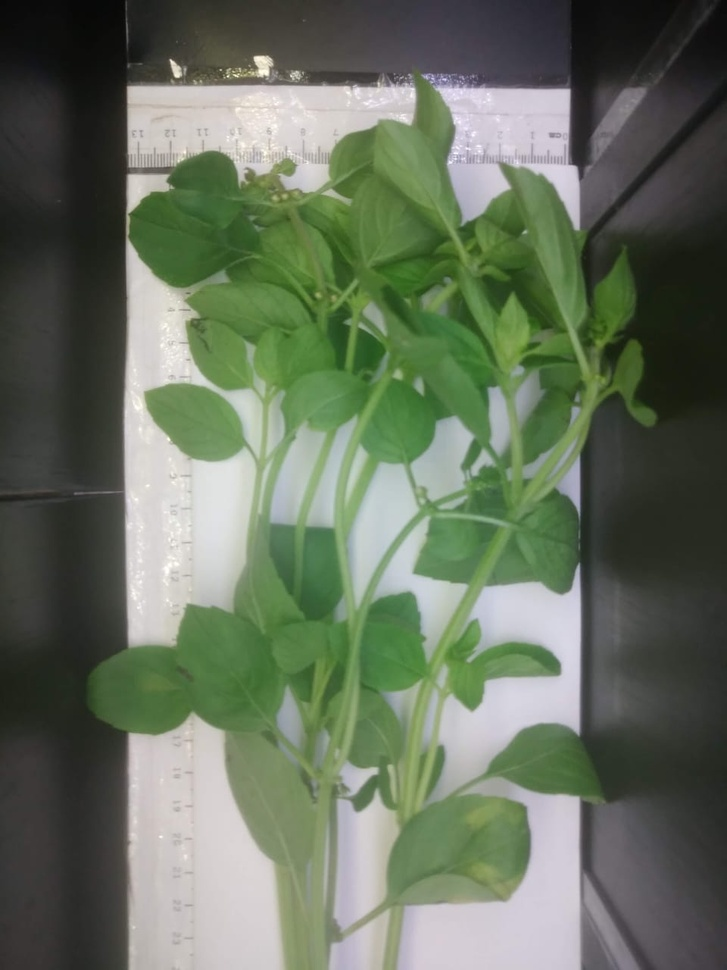
#> input picture exemplo1.jpg, 727 x 970 px, shrunk from 960 x 1280 before the run
$ python 'Segmentação de cores_v5.py'
#> lines starting #> are read from the running program, lines starting #| are printed output that depends on the picture; after the words box and inside, x2 and y2 are one past the last pixel; in counts of white or black regions, pixels touching at a corner belong together
import cv2 as cv
import numpy as np
import matplotlib.pyplot as plt
import os


def main():
    #   Recebe das imagens
    str_img1 = input("Insira o nome da imagem a ser analisada: ")
#> the answer given: exemplo1.jpg
    img1 = cv.imread(str_img1)
#> img1 is the input picture: shape (970, 727, 3); mean B, G, R 94.3, 112.8, 102.2

    #   Copia das imagens para futura edicao
    img1_cp = img1.copy()  # copia da imagem 1

    #   Transforma imagem do espaço BGR em HSV
    hsv1 = cv.cvtColor(img1, cv.COLOR_BGR2HSV)
#> hsv1: shape (970, 727, 3); mean H, S, V 56.1, 52, 114.9

    # Faixa superior e inferior de verde claro
    lowerVc = np.array([35, 60, 130])
    upperVc = np.array([70, 255, 255])
    # Faixa superior e inferior de verde escuro
    lowerVe = np.array([35, 60, 35])
    upperVe = np.array([70, 255, 130])
    # Faixa superior e inferior de amarelo
    lowerAmc = np.array([25, 80, 100])
    upperAmc = np.array([35, 255, 255])
    # Faixa superior e inferior de marrom
    lowerMar = np.array([25, 80, 30])
    upperMar = np.array([35, 255, 100])
    # Faixa superior e inferior de branco
    lowerBra = np.array([0, 0, 60])
    upperBra = np.array([255, 100, 255])

    # Cria mascaras de cada faixa de cor para imagem 1
    maskVc1 = cv.inRange(hsv1, lowerVc, upperVc)  # Faixa de verde claro
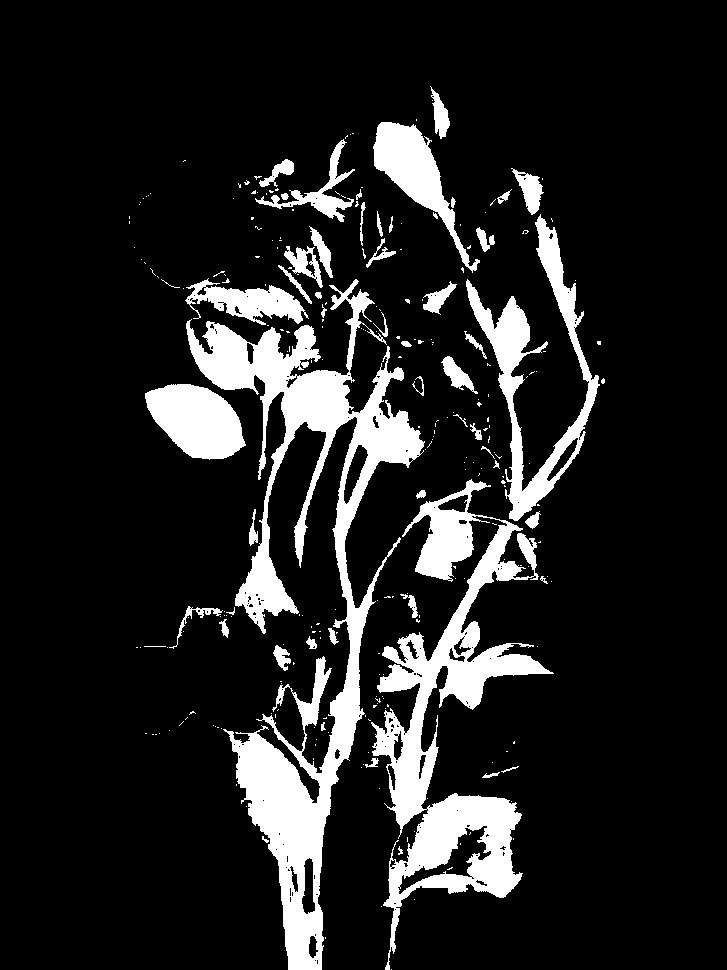
#> maskVc1: shape (970, 727); 13.2% white; 270 white regions (216 under 20 px), largest, box (x1, y1, x2, y2) and area: (186, 279, 425, 970) 36943, (371, 479, 554, 970) 25479, (466, 214, 600, 521) 8708
    maskAmc1 = cv.inRange(hsv1, lowerAmc, upperAmc)  # Faixa de amarelo
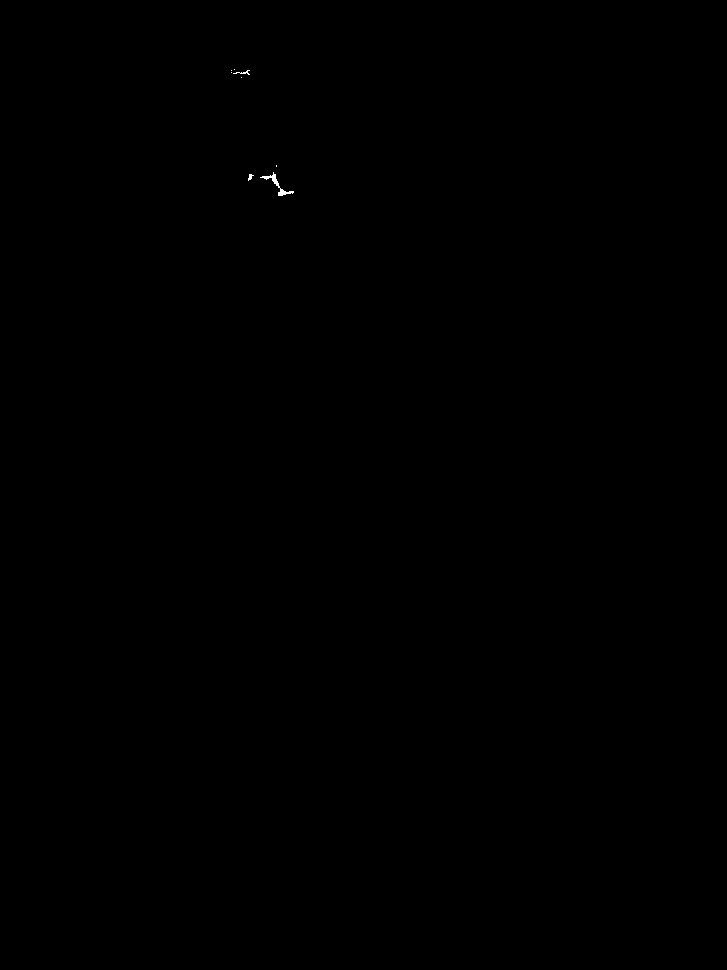
#> maskAmc1: shape (970, 727); 0.03% white; 8 white regions (5 under 20 px), largest, box (x1, y1, x2, y2) and area: (260, 172, 294, 196) 146, (233, 70, 250, 75) 29, (248, 174, 254, 181) 22
    maskVe1 = cv.inRange(hsv1, lowerVe, upperVe)  # Faixa de verde escuro
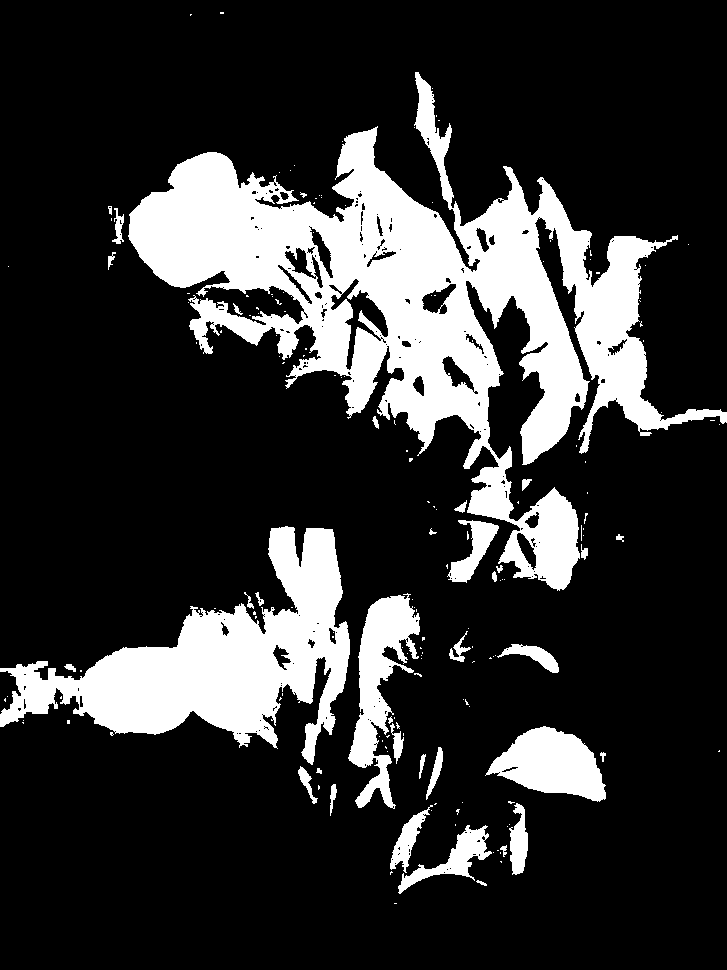
#> maskVe1: shape (970, 727); 20.1% white; 173 white regions (137 under 20 px), largest, box (x1, y1, x2, y2) and area: (128, 72, 727, 591) 89559, (0, 526, 350, 765) 32121, (348, 593, 420, 809) 6542
    maskMar1 = cv.inRange(hsv1, lowerMar, upperMar)  # Faixa de marrom
#> maskMar1: shape (970, 727); 0.01% white in thin lines or dots, all inside (x1, y1, x2, y2) = (81, 69, 666, 712)
    maskBra1 = cv.inRange(hsv1, lowerBra, upperBra)  # Faixa de marrom
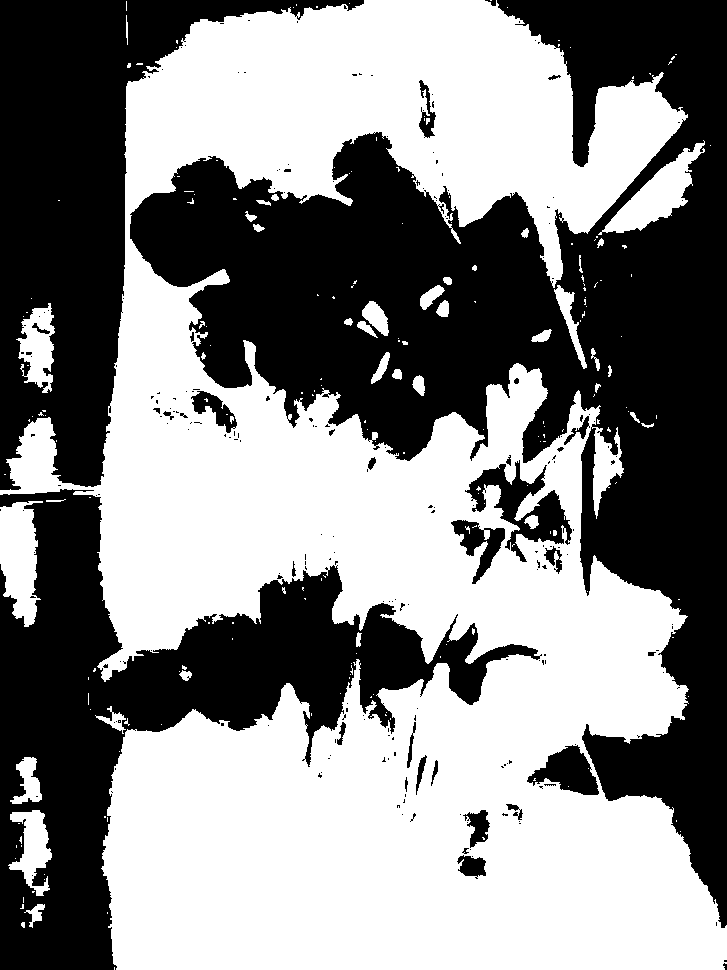
#> maskBra1: shape (970, 727); 53% white; 226 black regions (192 under 20 px), largest, box (x1, y1, x2, y2) and area: (130, 0, 727, 928) 181882, (0, 489, 542, 970) 77807, (0, 0, 364, 490) 59980


    # Junta todas as faixas em uma máscara total
    maskUtil1 = maskBra1

    # Cria imagem sem o fundo
    img1_cp[np.where(maskUtil1 == 0)] = 0
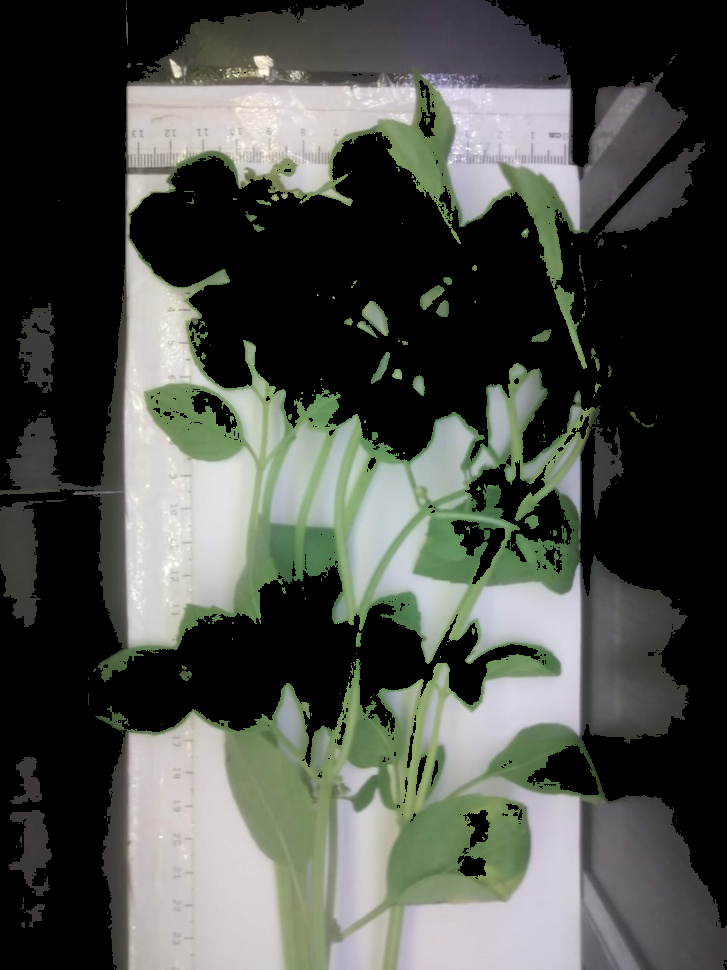
#> img1_cp: shape (970, 727, 3); mean B, G, R 72.7, 78.7, 75.7

    cv.imshow("Imagem original", img1)
    cv.imshow("Imagem cortada",img1_cp)
    cv.waitKey(0)

    return 0;

main()
